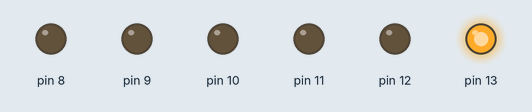
Simulated run of this sketch. Board: Arduino Uno, built with avr-gcc and run on an emulated ATmega328P. Shown: output pins drawn as LEDs (lit = HIGH).

Above: at 0.05 s.
At 0.42 s:
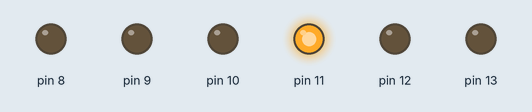
At 1.25 s:
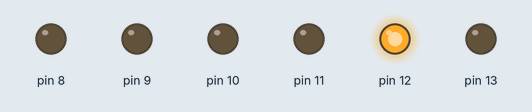
At 2.85 s:
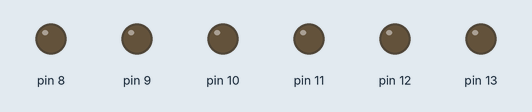
Timing chart, 0 to 3.1 s (numbered marks = the images above):
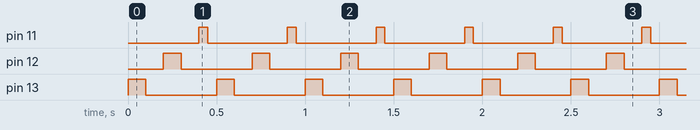

The sketch:

LED_ON_OFF.ino
```cpp
void setup() {
  pinMode(13,OUTPUT);
  pinMode(12,OUTPUT);
  pinMode(11,OUTPUT);
  pinMode(10,OUTPUT);
  pinMode(9,OUTPUT);
  pinMode(8,OUTPUT);
}

void loop() {
  // put your main code here, to run repeatedly:

    digitalWrite(13,HIGH);
    delay(100);
    digitalWrite(13,LOW);
    delay(100);
    digitalWrite(12,HIGH);
    delay(100);
    digitalWrite(12,LOW);
    delay(100 );
    digitalWrite(11,HIGH);
    delay(50);
    digitalWrite(11,LOW);
    delay(50);
}
```

Measured:
- by itself, pin 11: alternates HIGH for 0.05 s and LOW for 0.45 s
- by itself, pin 12, pin 13: alternates HIGH for 0.10 s and LOW for 0.40 s
